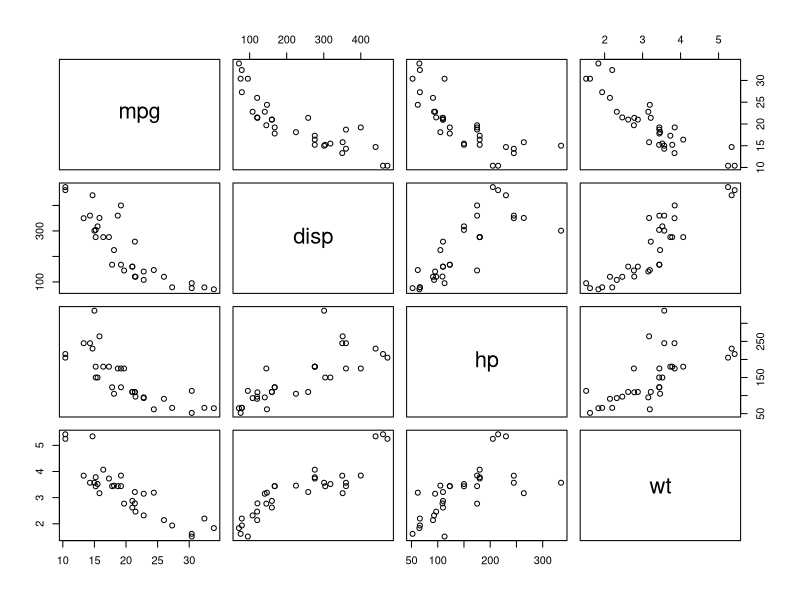

The R script that drew this image:
############## CMTH 642 LAB4 #####################

#Multiple Linear Regression###########
# lm(y ~ x1+x2+x3...,data)

## Question 1 Read the "mtcars" data 

mtcars

#####################################################

#Question 2 

#get the inputs 
input <- mtcars[, c("mpg","disp","hp","wt")]   
print(head(input))

##An alternative code for Question 2 would be as follows: 
######################################################
#my_variables = c("mpg" , "disp" , "hp" , "wt")
#cars = mtcars[my_variables]
#cars
#print(head(cars)) 
######################################################

# Question 3

plot(input)

# Question 4 

results = lm (mpg ~ disp + hp , data = mtcars ) 
results
# y_head = 30.73590 - 0.03035x1 - 0.02484 is the fitted value 

# Question 5 

summary(results)

# The output shows that F-statistic: 43.09 with p-value: 2.062e-09,
# indicating that we should reject the null hypothesis.  The null hypothesis was that all of the ??j's are 
# equal to zero against the alternative that allows them to take any values. If we reject this null hypothesis
# (which we do because the p-value is small), then this is the same as saying there
# is enough evidence to conclude that at least one of the variables has predictive
# power in our linear model, i.e. that using a regression is predictively 'better' than
# just guessing the average. 

# Question 6 

reduced = lm (mpg ~ disp + hp , data = mtcars ) 
reduced 

full = lm ( mpg ~ disp + hp + wt , data = mtcars ) 

anova(reduced, full) 

# The output shows the results of the partial F-test. Since
# F=12.709 with p-value: 0.0013, we reject the null hypothesis.
# We say that the variable wt contribute to mpg once the 
# variables disp and hp have been taken into consideration. 

# Question 7 

results = lm (mpg ~ disp + hp , data = mtcars ) 

predict (results, data.frame ( hp = 100 , disp = 300) , interval = "confidence" )

# Question 8 

results = lm (mpg ~ disp + hp , data = mtcars ) 

predict (results , data.frame (hp = 100, disp = 300 ) , interval = "prediction" ) 

